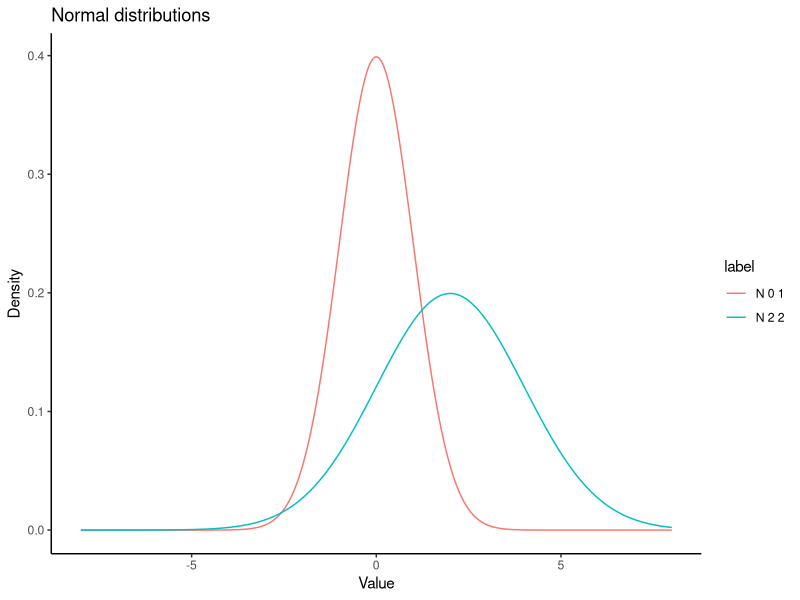
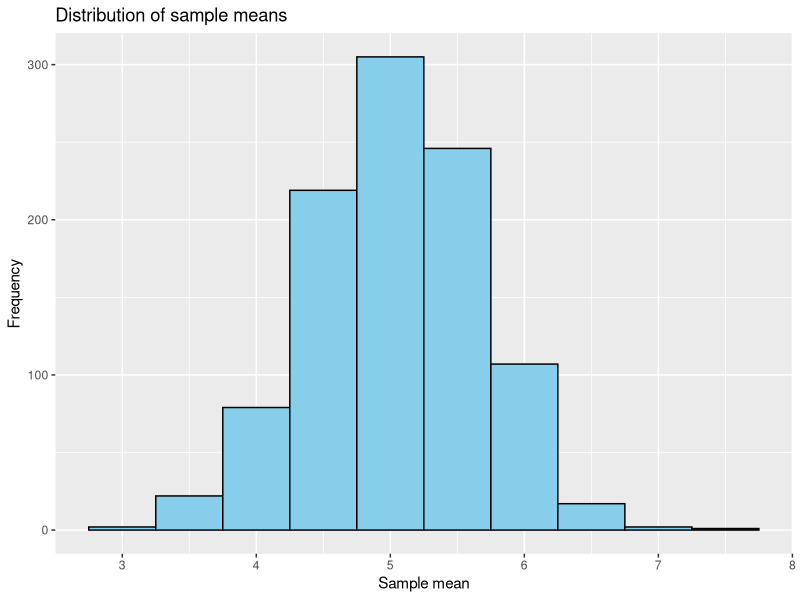
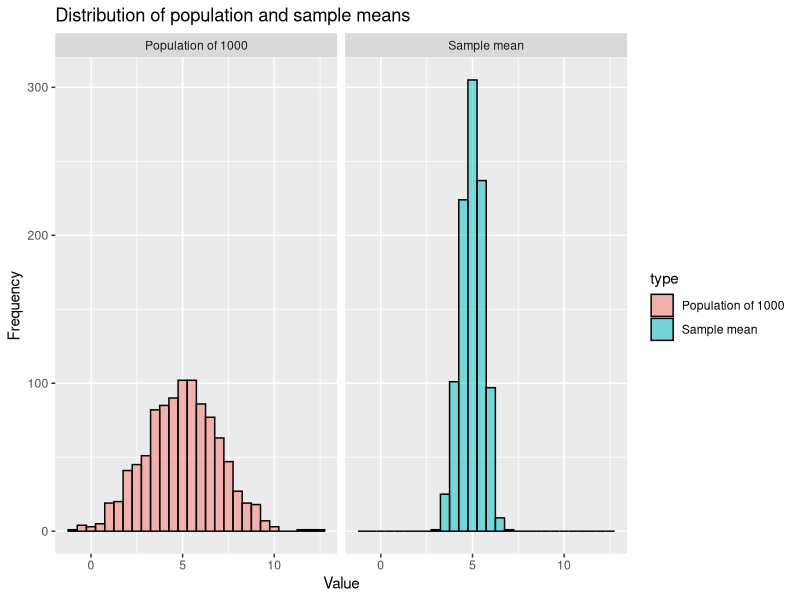
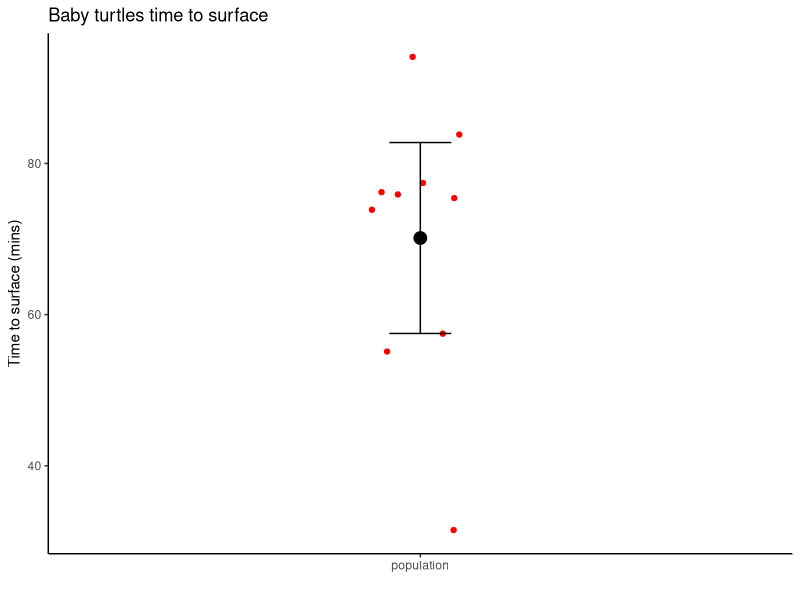

Reproduce these figures in R, in order.
## ---- chunk 1
library(tidyverse)
library(parameters)
## ---- chunk 2
# define the parameters of the normal distributions
mu_1 <- 0
sd_1 <- 1

mu_2 <- 2
sd_2 <- 2

# create a dataframe with the standard normal distribution
x <- seq(-8, 8, by = 0.01)

data <-
  bind_rows(
    tibble(x, label = paste("N", mu_1, sd_1), density = dnorm(x, mean = mu_1, sd = sd_1)),
    tibble(x, label = paste("N", mu_2, sd_2), density = dnorm(x, mean = mu_2, sd = sd_2))
  )

# plot the normal distributions
data |>
  ggplot(aes(x = x, y = density, color = label)) +
  geom_line() +
  labs(title = "Normal distributions", x = "Value", y = "Density") +
  theme_classic()
## ---- chunk 3
y <- 1.96
pnorm(y, mean = 0, sd = 1, lower.tail = TRUE)
## ---- chunk 4
p = 0.75
qnorm(p, mean = 0, sd = 1, lower.tail = TRUE)
## ---- chunk 5
true_mean <- 5
true_sd <- 2

sample <- rnorm(10, mean = true_mean, sd = true_sd)

sample_mean <- mean(sample)
sample_sd <- sd(sample)

sample_mean
sample_sd
## ---- chunk 6
library(ggplot2)
library(dplyr)

true_mean <- 5
true_sd <- 2

# take 1000 samples of 10 observations from a population with mean 5 and standard deviation 2
sample_means <- replicate(1000, mean(rnorm(10, mean = true_mean, sd = true_sd)))

# create a tibble with the sample means
data <- tibble(sample_means = sample_means)

# plot the distribution of the sample means
data |>
  ggplot(aes(x = sample_means)) +
  geom_histogram(binwidth = 0.5, fill = "skyblue", color = "black") +
  labs(title = "Distribution of sample means", x = "Sample mean", y = "Frequency")
## ---- chunk 7
# create a tibble with the population and sample means

# take a sample of 1000 observations from a population with mean 5 and standard deviation 2
data1 <- tibble(
  value = rnorm(1000, mean = true_mean, sd = true_sd),
  type = "Population of 1000"
)

# take 1000 samples of 10 observations from a population with mean 5 and standard deviation 2
data2 <- tibble(
  value = replicate(1000, mean(rnorm(10, mean = true_mean, sd = true_sd))),
  type = "Sample mean"
)

# combine the population and sample means
data <- bind_rows(data1, data2)

# plot the distribution of the population and sample means
data |>
  ggplot(aes(x = value, fill = type)) +
  geom_histogram(binwidth = 0.5, color = "black", alpha = 0.5) +
  facet_wrap(~type) +
  labs(title = "Distribution of population and sample means", x = "Value", y = "Frequency")
## ---- chunk 8
data |>
  group_by(type) |>
  summarise(mean = mean(value), sd = sd(value))
## ---- chunk 9
n <- 50
t_05 <- qt(c(0.025, 0.975), df = n - 1)
t_05
## ---- chunk 10
baby_turtles <- tibble(
  time_to_surface = c(83.88, 55.21, 94.17, 31.54, 75.92, 73.91, 57.52, 77.47, 76.21, 75.51)
)

baby_turtles
## ---- chunk 11
# sample size
n <- nrow(baby_turtles)

# estimate the mean time it takes for baby turtles to reach the surface,
# based on sample data
mean_time <- mean(baby_turtles$time_to_surface)

# estimate the standard error of the mean, based on sample data
se <- sd(baby_turtles$time_to_surface) / sqrt(nrow(baby_turtles))

# calculate the uncertainty, based on the t-distribution, desired probabilities, and sample size
uncertainty <- qt(c(0.025, 0.975), df = n - 1) * se

# calculate the confidence interval for the mean
ci <- mean_time + uncertainty

# print to screen
c(mean_time = mean_time, ci = ci)
## ---- chunk 12
# Fit the model to the data. 
fit <- lm(time_to_surface ~ 1, data = baby_turtles)

# Extract the estimates of the mean and confidence interval for the mean
coef(fit) # Estimate for the mean
confint(fit) # Estimate for the confidence interval
## ---- chunk 13
library(parameters)
## ---- chunk 14
# estimate the confidence interval for the mean time it takes for baby turtles to reach the surface

pars <- parameters(fit)

pars
## ---- chunk 15
# plot the data and the confidence interval for the mean time it takes for baby turtles to reach the surface
baby_turtles |>
  ggplot(aes(x = "population", y = time_to_surface)) +
  geom_jitter(width = 0.1, col = "red") +  # jitter points for better visualisation
  geom_point(data = pars, aes(y = Coefficient), size = 4) +
  geom_errorbar(data = pars, aes(y = Coefficient, ymin = CI_low, ymax = CI_high), width = 0.1) +
  labs(title = "Baby turtles time to surface", x = "", y = "Time to surface (mins)") +
  theme_classic()
## ---- chunk 16
t.test(baby_turtles$time_to_surface, alternative = "two.sided", mu = 0)
## ---- chunk 17
mu_null <- 2
t.test(baby_turtles$time_to_surface, alternative = "two.sided", mu = mu_null)
## ---- chunk 18
# repeating the code we ran above
fit <- lm(time_to_surface ~ 1, data = baby_turtles)
pars <- parameters(fit)

# Compute t-statistic, comparing the mean to mu_null
t_stat <- (pars$Coefficient - mu_null) / pars$SE

# Compute p-value (two-tailed test)
p_value <- 2 * pt(abs(t_stat), df = n - 1, lower.tail = FALSE)

c(t_stat = t_stat, p_value = p_value)
